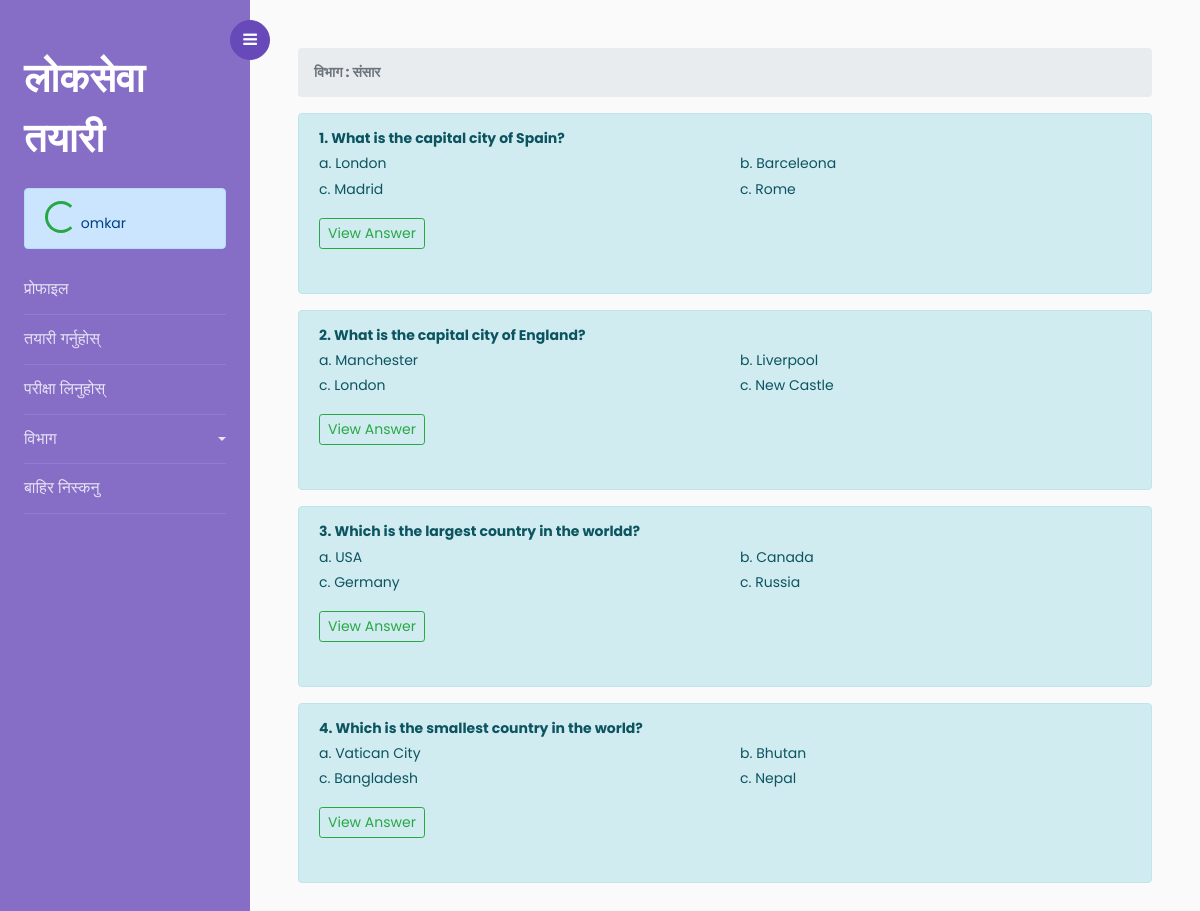
Before: /category/3/ (signed in) with the older database file.
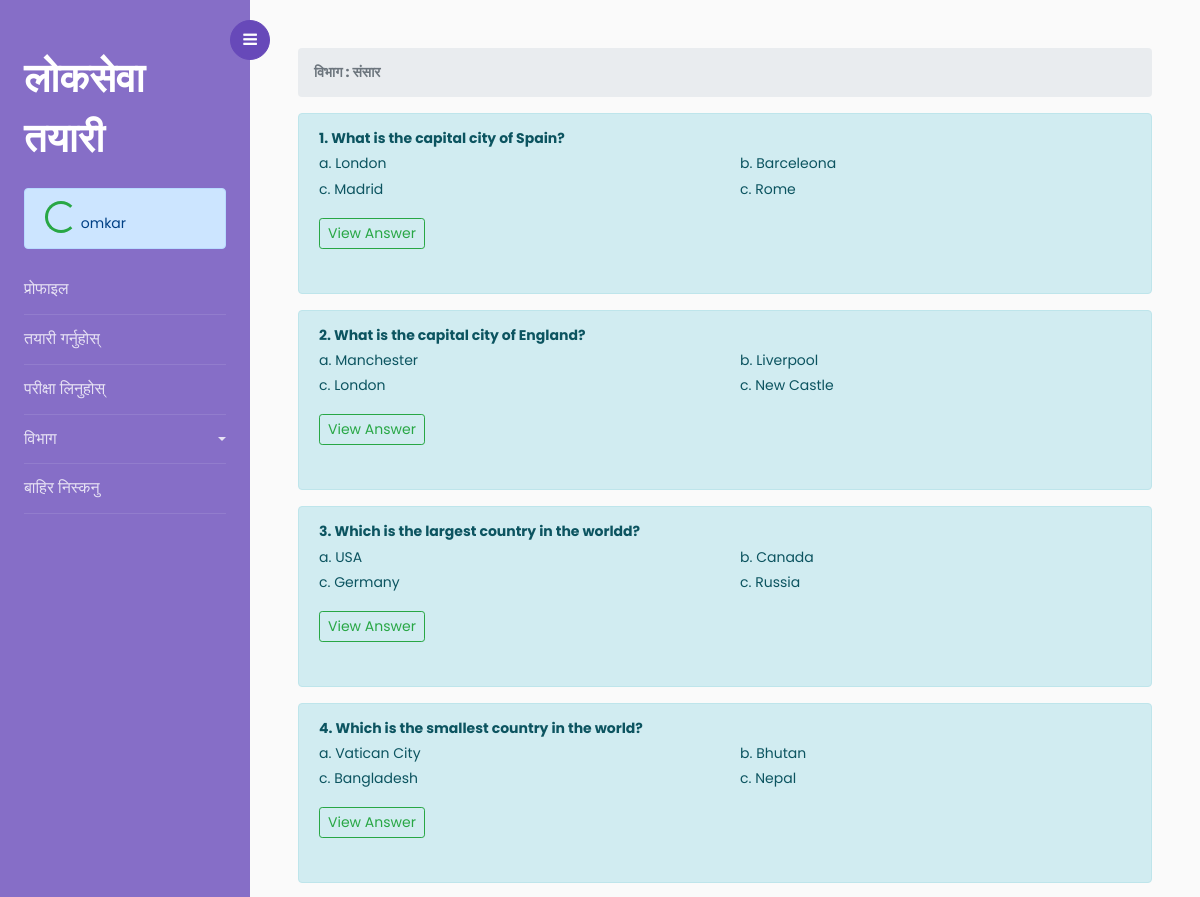
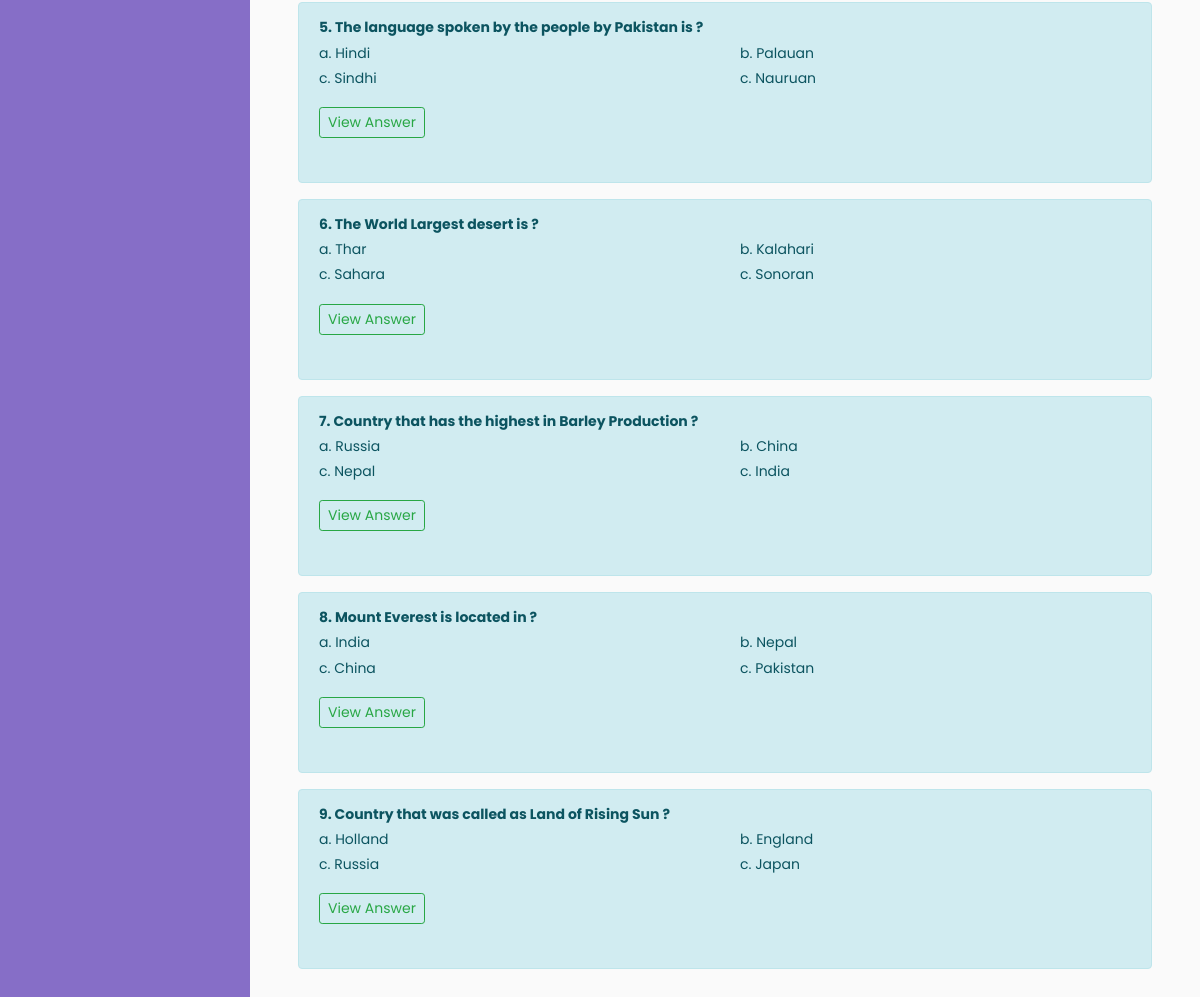
After: the same page with the newer database file (2 pictures, top to bottom).
### Loksewa/models.py (models this page shows, shortened)
class Category(models.Model):
    category=models.CharField(max_length=50,blank=False)
    created_at=models.DateTimeField(auto_now_add=True)
    updated_at=models.DateTimeField(auto_now=True)
    def __str__(self):
        return f"{self.category}"

class Questions(models.Model):
    question=models.CharField(max_length=255,blank=False)
    category=models.ForeignKey(Category,on_delete=models.CASCADE)
    created_at=models.DateTimeField(auto_now_add=True)
    updated_at=models.DateTimeField(auto_now=True)
    def __str__(self):
        return f"{self.question}"

class Answer(models.Model):
    question = models.OneToOneField(Questions,on_delete=models.CASCADE)
    answer1 = models.CharField(max_length=50, blank=False, unique=True)
    answer2 = models.CharField(max_length=50, blank=False, unique=True)
    answer3 = models.CharField(max_length=50, blank=False, unique=True)
    answer4 = models.CharField(max_length=50, blank=False, unique=True)
    correctAnswer=models.CharField(max_length=50,blank=False)

### Loksewa/views.py (the view)
# urls.py: path('category/<int:id>/',views.category,name='category')
@login_required(login_url='/login')
def category(request,id):
    category=Category.objects.all()
    questions=Questions.objects.filter(category_id=id)
    categoryaccessed = questions[0].category
    context={
        'category':category,
        'categoryaccessed':categoryaccessed,
        'questions':questions
    }
    return render(request,'categories.html',context)

### templates/categories.html (shortened to what this page needs)
{% extends 'base.html' %}
{% block content %}
<nav aria-label="breadcrumb">
  <ol class="breadcrumb">
    <strong><li class="breadcrumb-item active" aria-current="page">विभाग : {{categoryaccessed.category}}</li></strong>
  </ol>
</nav>
{% for question in questions %}
    <div class="alert alert-info" role="alert">
        <strong>{{forloop.counter}}. {{question}}</strong><br>
        <div class="row">
            <div class="col-md-6">
                a. {{question.answer.answer1}}<br>
                c. {{question.answer.answer3}}
            </div>
            <div class="col-md-6">
                b. {{question.answer.answer2}}<br>
                c. {{question.answer.answer4}}
            </div>
        </div>
        <p>
          <a class="btn btn-outline-success btn-sm my-3" data-toggle="collapse" href="#collapse{{question.id}}" role="button" aria-expanded="false" aria-controls="collapseExample">
            View Answer
          </a>
        </p>
    </div>
{% endfor %}
{% endblock %}

### templates/base.html (shortened to what this page needs)
<!DOCTYPE html>
<html lang="en">
<head>
    {% include 'head.html' %}
</head>
<body>
{% include 'sidebar.html' %}
<div id="content" class="p-4 p-md-5 pt-5">
    {% block content %}
    {% endblock %}
</div>
</body>
</html>

### templates/head.html (shortened to what this page needs)
{% load static %}
<link rel="stylesheet" href="https://stackpath.bootstrapcdn.com/font-awesome/4.7.0/css/font-awesome.min.css">
<link rel="stylesheet" href="{% static "css/style.css" %}">

### templates/sidebar.html (shortened to what this page needs)
<div class="wrapper d-flex align-items-stretch">
    <nav id="sidebar">
        <div class="custom-menu">
            <button type="button" id="sidebarCollapse" class="btn btn-primary">
              <i class="fa fa-bars"></i>
            </button>
        </div>
        <div class="p-4 pt-5">
            <h1><a href="index.html" class="logo">लोकसेवा तयारी</a></h1>
            <div class="alert alert-primary" role="alert">
                <div class="spinner-border text-success" role="status">
                </div>
                {{user}}
            </div>
            <ul class="list-unstyled components mb-5">
              <li>
              <a href="/">प्रोफाइल</a>
              </li>
              <li>
                <a href="/questions">तयारी गर्नुहोस्</a>
              </li>
              <li>
                  <a href="/test">परीक्षा लिनुहोस्</a>
              </li>
              <li>
              <a href="#pageSubmenu" data-toggle="collapse" aria-expanded="false" class="dropdown-toggle">विभाग</a>
              </li>
              <li>
              <a href="/logout">बाहिर निस्कनु</a>
              </li>
            </ul>
        </div>
    </nav>

### templates/script.html (shortened to what this page needs)
{% load static %}

Changed rows visible on the page:
added Questions: question "The language spoken by the people by Pakistan is ?", answer.answer1 "Hindi", answer.answer3 "Sindhi", answer.answer2 "Palauan", answer.answer4 "Nauruan"
added Questions: question "The World Largest desert is ?", answer.answer1 "Thar", answer.answer3 "Sahara", answer.answer2 "Kalahari", answer.answer4 "Sonoran"
added Questions: question "Country that has the highest in Barley Production ?", answer.answer1 "Russia", answer.answer3 "Nepal", answer.answer2 "China", answer.answer4 "India"
added Questions: question "Mount Everest is located in ?", answer.answer1 "India", answer.answer3 "China", answer.answer2 "Nepal", answer.answer4 "Pakistan"
added Questions: question "Country that was called as Land of Rising Sun ?", answer.answer1 "Holland", answer.answer3 "Russia", answer.answer2 "England", answer.answer4 "Japan"
